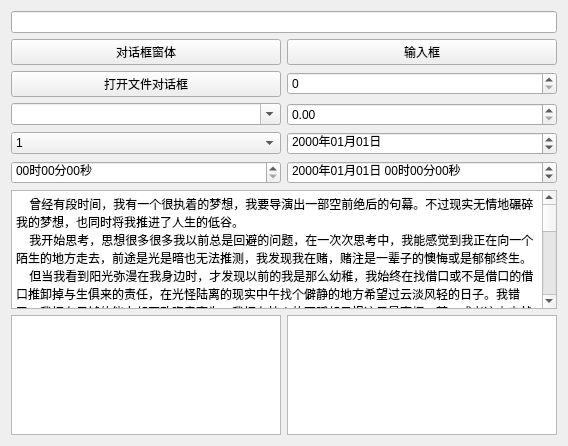
<?xml version="1.0" encoding="UTF-8"?>
<ui version="4.0">
 <class>frmMain</class>
 <widget class="QWidget" name="frmMain">
  <property name="geometry">
   <rect>
    <x>0</x>
    <y>0</y>
    <width>568</width>
    <height>446</height>
   </rect>
  </property>
  <property name="windowTitle">
   <string>输入法演示</string>
  </property>
  <property name="sizeGripEnabled" stdset="0">
   <bool>false</bool>
  </property>
  <layout class="QGridLayout" name="gridLayout">
   <item row="8" column="0">
    <widget class="QTimeEdit" name="timeEdit">
     <property name="displayFormat">
      <string>HH时mm分ss秒</string>
     </property>
    </widget>
   </item>
   <item row="4" column="0">
    <widget class="QPushButton" name="btnFileDialog">
     <property name="text">
      <string>打开文件对话框</string>
     </property>
    </widget>
   </item>
   <item row="6" column="1">
    <widget class="QDateEdit" name="dateEdit">
     <property name="displayFormat">
      <string>yyyy年MM月dd日</string>
     </property>
    </widget>
   </item>
   <item row="4" column="1">
    <widget class="QSpinBox" name="spinBox"/>
   </item>
   <item row="14" column="0">
    <spacer name="verticalSpacer">
     <property name="orientation">
      <enum>Qt::Vertical</enum>
     </property>
     <property name="sizeHint" stdset="0">
      <size>
       <width>20</width>
       <height>40</height>
      </size>
     </property>
    </spacer>
   </item>
   <item row="0" column="0" colspan="2">
    <widget class="QLineEdit" name="lineEdit"/>
   </item>
   <item row="5" column="0">
    <widget class="QComboBox" name="comboBox">
     <property name="editable">
      <bool>true</bool>
     </property>
    </widget>
   </item>
   <item row="1" column="0">
    <widget class="QPushButton" name="btnDialog">
     <property name="text">
      <string>对话框窗体</string>
     </property>
    </widget>
   </item>
   <item row="8" column="1">
    <widget class="QDateTimeEdit" name="dateTimeEdit">
     <property name="displayFormat">
      <string>yyyy年MM月dd日 HH时mm分ss秒</string>
     </property>
    </widget>
   </item>
   <item row="1" column="1">
    <widget class="QPushButton" name="btnInputDialog">
     <property name="text">
      <string>输入框</string>
     </property>
    </widget>
   </item>
   <item row="5" column="1">
    <widget class="QDoubleSpinBox" name="doubleSpinBox"/>
   </item>
   <item row="6" column="0">
    <widget class="QComboBox" name="comboBox_2">
     <item>
      <property name="text">
       <string>1</string>
      </property>
     </item>
     <item>
      <property name="text">
       <string>2</string>
      </property>
     </item>
     <item>
      <property name="text">
       <string>3</string>
      </property>
     </item>
    </widget>
   </item>
   <item row="13" column="0">
    <spacer name="verticalSpacer_2">
     <property name="orientation">
      <enum>Qt::Vertical</enum>
     </property>
     <property name="sizeHint" stdset="0">
      <size>
       <width>20</width>
       <height>40</height>
      </size>
     </property>
    </spacer>
   </item>
   <item row="9" column="0" colspan="2">
    <widget class="QPlainTextEdit" name="plainTextEdit">
     <property name="plainText">
      <string>    曾经有段时间，我有一个很执着的梦想，我要导演出一部空前绝后的句幕。不过现实无情地碾碎我的梦想，也同时将我推进了人生的低谷。
    我开始思考，思想很多很多我以前总是回避的问题，在一次次思考中，我能感觉到我正在向一个陌生的地方走去，前途是光是暗也无法推测，我发现我在赌，赌注是一辈子的懊悔或是郁郁终生。
    但当我看到阳光弥漫在我身边时，才发现以前的我是那么幼稚，我始终在找借口或不是借口的借口推卸掉与生俱来的责任，在光怪陆离的现实中午找个僻静的地方希望过云淡风轻的日子。我错了，我拥有足够的能力却不敢恣意妄为，我拥有惊人的天赋却畏惧这只是南柯一梦，或者这本来就是梦，醒来时却是了无痕迹和无休止的眷恋。
从前有个同学问我是不是幻想过一些特别的经历会降临到自己身上。
    当时我只笑了笑，却不知道该怎么回答。
    我想我是矛盾的，我认为我的存在与否关系到世间的万事万物，但我找不到足够的证据来证明我具有救世主的身份。因此我一度怀疑过我是不是生不逢时，或是天妒英才。
    我在一次次轮回中等待着一个机会，也许是乱世，也许是太平，我没有所谓的一技之长，只有飞扬跋扈的骄傲和潮洗潮卷的胸怀。只有一笑置之的孤傲和白云苍狗的方式。
    我想我不该妄自菲薄，甚至这是理所当然的不加半点修饰的顺其自然。
    我很喜欢这样一句话：如果我将庸碌一生的话，地球将停止转动，地球停止转动了吗？没有，那我将不会庸碌一生。
在特定的时间，特定的环境，特定的地点，有个特定的人将主宰万事万物！
    天生我才必有用！
    经典的心照不宣，只可惜他的傲慢却没有足够的能力做基垫。
    我想我是对的，注定的便是永远无法改变的，过去的只是匆匆一瞥，将来的只是白驹过隙，一次次的轮回换来的是麻木的循规蹈矩，所以世界需要那么一个人----改变。
    过去亦空间空对月，茫茫鸿蒙无归处。
    我如薏苡，为实。
    众如佛珠，为空。
    我为本，众为捧。
    冥冥之间以无踪。</string>
     </property>
    </widget>
   </item>
   <item row="10" column="0">
    <widget class="QTextEdit" name="textEdit">
     <property name="html">
      <string>&lt;!DOCTYPE HTML PUBLIC &quot;-//W3C//DTD HTML 4.0//EN&quot; &quot;http://www.w3.org/TR/REC-html40/strict.dtd&quot;&gt;
&lt;html&gt;&lt;head&gt;&lt;meta name=&quot;qrichtext&quot; content=&quot;1&quot; /&gt;&lt;style type=&quot;text/css&quot;&gt;
p, li { white-space: pre-wrap; }
&lt;/style&gt;&lt;/head&gt;&lt;body style=&quot; font-family:'宋体'; font-size:9pt; font-weight:400; font-style:normal;&quot;&gt;
&lt;p style=&quot;-qt-paragraph-type:empty; margin-top:0px; margin-bottom:0px; margin-left:0px; margin-right:0px; -qt-block-indent:0; text-indent:0px;&quot;&gt;&lt;br /&gt;&lt;/p&gt;&lt;/body&gt;&lt;/html&gt;</string>
     </property>
    </widget>
   </item>
   <item row="10" column="1">
    <widget class="QTextBrowser" name="textBrowser"/>
   </item>
  </layout>
 </widget>
 <layoutdefault spacing="6" margin="11"/>
 <tabstops>
  <tabstop>btnFileDialog</tabstop>
  <tabstop>lineEdit</tabstop>
  <tabstop>spinBox</tabstop>
  <tabstop>doubleSpinBox</tabstop>
  <tabstop>dateEdit</tabstop>
  <tabstop>dateTimeEdit</tabstop>
  <tabstop>comboBox</tabstop>
  <tabstop>comboBox_2</tabstop>
  <tabstop>timeEdit</tabstop>
  <tabstop>textEdit</tabstop>
 </tabstops>
 <resources/>
 <connections/>
</ui>
